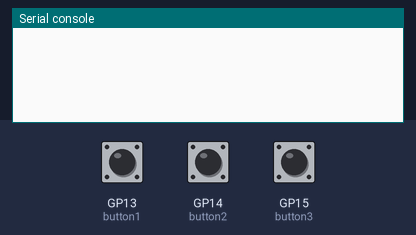
This program was run on a simulated Raspberry Pi Pico running MicroPython. On the bench: the last lines printed to the serial console. The inputs (shaded band) are chosen by the test bench; at power-on: GP13 (button1) HIGH, GP14 (button2) HIGH, GP15 (button3) HIGH.

Above: at 1.2 s.
1.3 s: GP13 (button1) pulled LOW for 0.25 s
At 2.1 s:
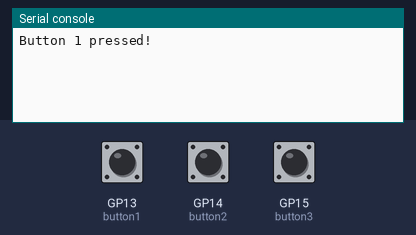
3.0 s: GP14 (button2) pulled LOW for 0.25 s
At 4.4 s:
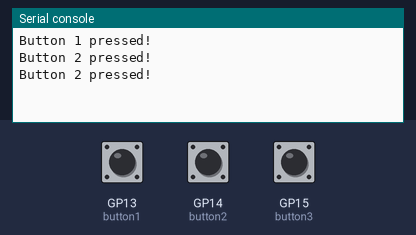
4.7 s: GP15 (button3) pulled LOW for 0.25 s
At 6.0 s:
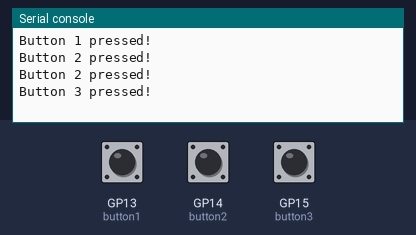
Timing chart, 0 to 7.7 s (numbered marks = the images above; inputs shaded):
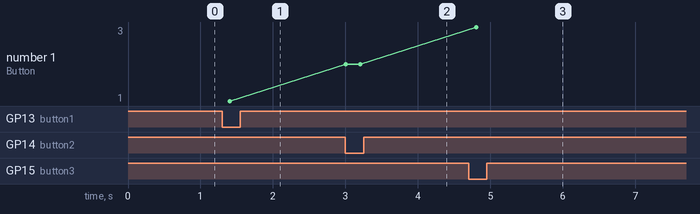

Measured:
- after the input at 1.3 s, the serial console: prints a new line after 0.10 s (image 1)
- after the input at 3.0 s, the serial console: prints a new line at once (image 2)
- after the input at 4.7 s, the serial console: prints a new line after 0.10 s (image 3)
- plotted number 1: 1 → 2 after the input at 3.0 s, 2 → 3 after the input at 4.7 s

The program:

buttons.py
```python
import machine
import utime

"""
Push button test script.

To wire a push button to a Raspberry Pi Pico using the internal pull-up resistor,
connect one side of the button to a chosen GPIO pin (like GP13) and the other side to a GND (ground) pin.
No external resistors or extra wires are needed.

Wiring Steps
GPIO Pin: Connect one pin of the button to GP13 (pin 19) on the Pico.
Ground Pin: Connect the opposite pin of the button to any GND pin.

How It Works
Not Pressed: The internal pull-up resistor holds the pin at HIGH (3.3V).
Pressed: The button connects the pin directly to GND, changing the reading to LOW (0V).
"""

# Set up GP13..15 as an input for the buttons with an internal pull-up resistor
button1 = machine.Pin(13, machine.Pin.IN, machine.Pin.PULL_UP)
button2 = machine.Pin(14, machine.Pin.IN, machine.Pin.PULL_UP)
button3 = machine.Pin(15, machine.Pin.IN, machine.Pin.PULL_UP)

while True:
    if button1.value() == 0:  # Button pressed reads LOW
        print("Button 1 pressed!")
    if button2.value() == 0:
        print("Button 2 pressed!")
    if button3.value() == 0:
        print("Button 3 pressed!")
    utime.sleep(0.2)
```
